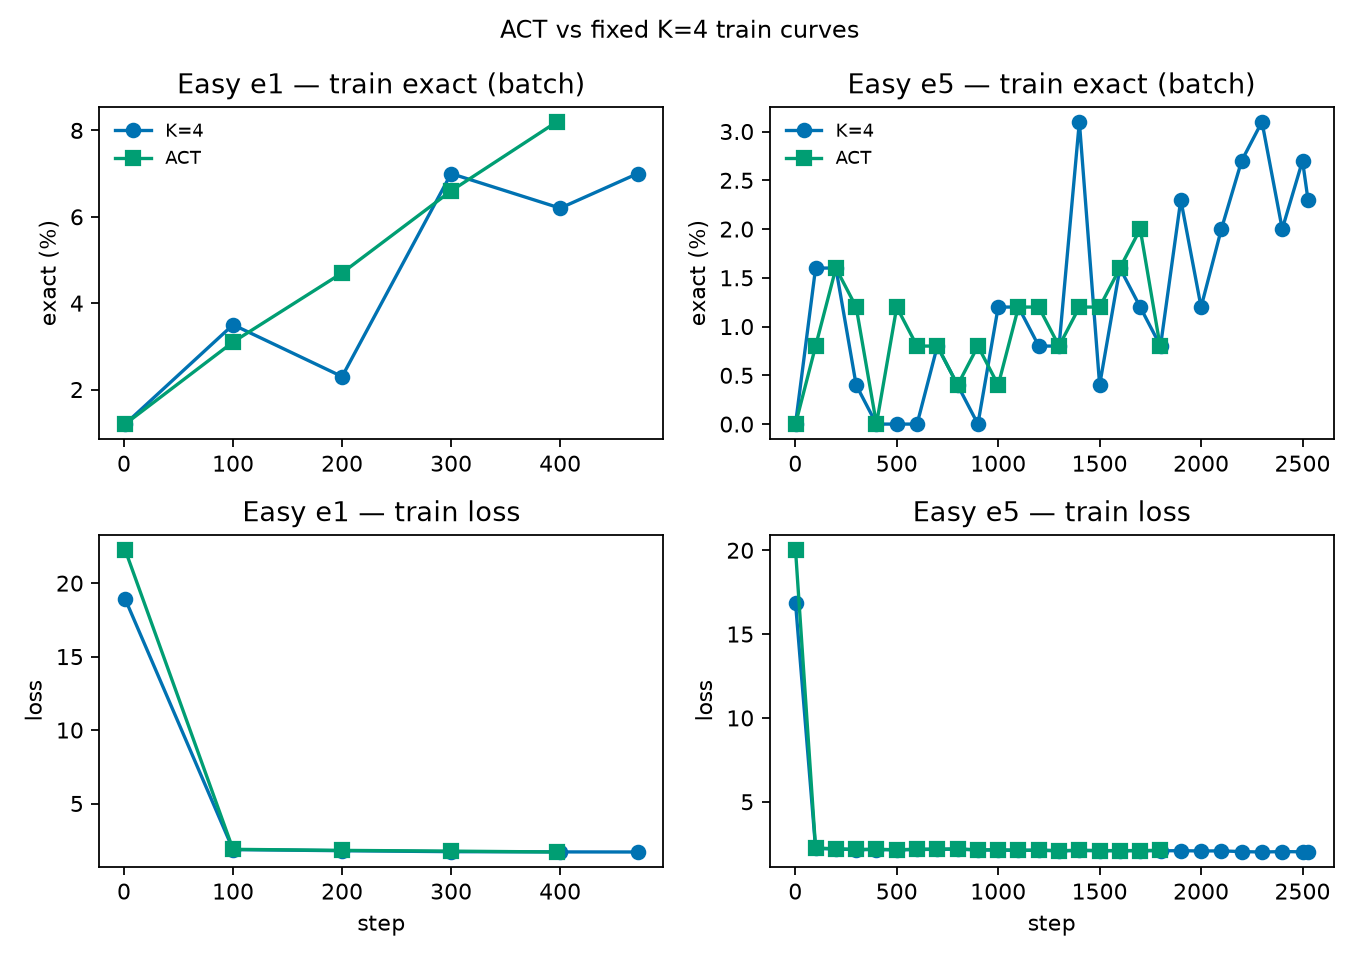

Recreate this plot in Python.
"""Train loss + batch exact for ACT vs fixed K=4."""

from __future__ import annotations

import json
from pathlib import Path

import matplotlib.pyplot as plt

ROOT = Path(__file__).resolve().parents[1]
METRICS = ROOT / "metrics"
OUT = Path(__file__).with_suffix(".png")

C_BASE = "#0072B2"
C_ACT = "#009E73"


def load_train(name: str):
    rows = [
        json.loads(line)
        for line in (METRICS / name).read_text().splitlines()
        if line.strip()
    ]
    train = [r for r in rows if r["type"] == "train"]
    return (
        [r["step"] for r in train],
        [r["loss"] for r in train],
        [100.0 * r["exact_accuracy"] for r in train],
    )


def main() -> None:
    fig, axes = plt.subplots(2, 2, figsize=(8.5, 6.0))
    for col, tag, base_n, act_n in [
        (0, "e1", "depth_d32_k4_e1.jsonl", "depth_d32_act_e1.jsonl"),
        (1, "e5", "depth_d32_k4_e5.jsonl", "depth_d32_act_e5.jsonl"),
    ]:
        bs, bl, be = load_train(base_n)
        as_, al, ae = load_train(act_n)
        axes[0, col].plot(bs, be, color=C_BASE, marker="o", label="K=4")
        axes[0, col].plot(as_, ae, color=C_ACT, marker="s", label="ACT")
        axes[0, col].set_title(f"Easy {tag} — train exact (batch)")
        axes[0, col].set_ylabel("exact (%)")
        axes[0, col].legend(frameon=False, fontsize=8)
        axes[1, col].plot(bs, bl, color=C_BASE, marker="o")
        axes[1, col].plot(as_, al, color=C_ACT, marker="s")
        axes[1, col].set_title(f"Easy {tag} — train loss")
        axes[1, col].set_xlabel("step")
        axes[1, col].set_ylabel("loss")
    fig.suptitle("ACT vs fixed K=4 train curves", fontsize=11)
    fig.tight_layout()
    fig.savefig(OUT, dpi=160)
    print(f"wrote {OUT}")


if __name__ == "__main__":
    main()
